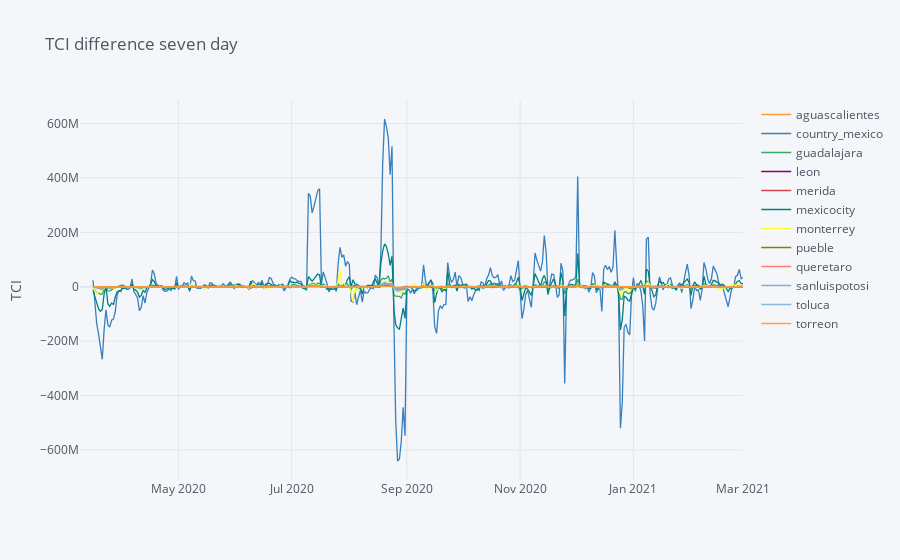

The notebook cell this image was saved under:
### Code cell
df_sel[['date', 'diff_7day', 'region_slug']] \
    .pivot(index='date', columns='region_slug', values='diff_7day') \
    .iplot(
    #theme='custom',
    yTitle='TCI',
    title='TCI difference seven day',
)

### Figure 1 — Plotly figure (JSON) as saved in the notebook; plotly's stock layout.template omitted (floating-point values rounded to 4 significant figures; data arrays with more than 128 entries replaced by an {"elided": "..."} marker saying what was removed)
{"data": [{"line": {"color": "rgba(255, 153, 51, 1.0)", "dash": "solid", "shape": "linear", "width": 1.3}, "mode": "lines", "name": "aguascalientes", "text": "", "type": "scatter", "x": {"elided": "358 str values"}, "y": {"elided": "358 mixed values"}}, {"line": {"color": "rgba(55, 128, 191, 1.0)", "dash": "solid", "shape": "linear", "width": 1.3}, "mode": "lines", "name": "country_mexico", "text": "", "type": "scatter", "x": {"elided": "358 str values"}, "y": {"elided": "358 mixed values"}}, {"line": {"color": "rgba(50, 171, 96, 1.0)", "dash": "solid", "shape": "linear", "width": 1.3}, "mode": "lines", "name": "guadalajara", "text": "", "type": "scatter", "x": {"elided": "358 str values"}, "y": {"elided": "358 mixed values"}}, {"line": {"color": "rgba(128, 0, 128, 1.0)", "dash": "solid", "shape": "linear", "width": 1.3}, "mode": "lines", "name": "leon", "text": "", "type": "scatter", "x": {"elided": "358 str values"}, "y": {"elided": "358 mixed values"}}, {"line": {"color": "rgba(219, 64, 82, 1.0)", "dash": "solid", "shape": "linear", "width": 1.3}, "mode": "lines", "name": "merida", "text": "", "type": "scatter", "x": {"elided": "358 str values"}, "y": {"elided": "358 mixed values"}}, {"line": {"color": "rgba(0, 128, 128, 1.0)", "dash": "solid", "shape": "linear", "width": 1.3}, "mode": "lines", "name": "mexicocity", "text": "", "type": "scatter", "x": {"elided": "358 str values"}, "y": {"elided": "358 mixed values"}}, {"line": {"color": "rgba(255, 255, 51, 1.0)", "dash": "solid", "shape": "linear", "width": 1.3}, "mode": "lines", "name": "monterrey", "text": "", "type": "scatter", "x": {"elided": "358 str values"}, "y": {"elided": "358 mixed values"}}, {"line": {"color": "rgba(128, 128, 0, 1.0)", "dash": "solid", "shape": "linear", "width": 1.3}, "mode": "lines", "name": "pueble", "text": "", "type": "scatter", "x": {"elided": "358 str values"}, "y": {"elided": "358 mixed values"}}, {"line": {"color": "rgba(251, 128, 114, 1.0)", "dash": "solid", "shape": "linear", "width": 1.3}, "mode": "lines", "name": "queretaro", "text": "", "type": "scatter", "x": {"elided": "358 str values"}, "y": {"elided": "358 mixed values"}}, {"line": {"color": "rgba(128, 177, 211, 1.0)", "dash": "solid", "shape": "linear", "width": 1.3}, "mode": "lines", "name": "sanluispotosi", "text": "", "type": "scatter", "x": {"elided": "358 str values"}, "y": {"elided": "358 mixed values"}}, {"line": {"color": "rgba(128, 177, 211, 0.8999999999999999)", "dash": "solid", "shape": "linear", "width": 1.3}, "mode": "lines", "name": "toluca", "text": "", "type": "scatter", "x": {"elided": "358 str values"}, "y": {"elided": "358 mixed values"}}, {"line": {"color": "rgba(255, 153, 51, 0.8999999999999999)", "dash": "solid", "shape": "linear", "width": 1.3}, "mode": "lines", "name": "torreon", "text": "", "type": "scatter", "x": {"elided": "358 str values"}, "y": {"elided": "358 mixed values"}}], "layout": {"legend": {"bgcolor": "#F5F6F9", "font": {"color": "#4D5663"}}, "paper_bgcolor": "#F5F6F9", "plot_bgcolor": "#F5F6F9", "title": {"font": {"color": "#4D5663"}, "text": "TCI difference seven day"}, "xaxis": {"gridcolor": "#E1E5ED", "showgrid": true, "tickfont": {"color": "#4D5663"}, "title": {"font": {"color": "#4D5663"}, "text": ""}, "zerolinecolor": "#E1E5ED"}, "yaxis": {"gridcolor": "#E1E5ED", "showgrid": true, "tickfont": {"color": "#4D5663"}, "title": {"font": {"color": "#4D5663"}, "text": "TCI"}, "zerolinecolor": "#E1E5ED"}}}
